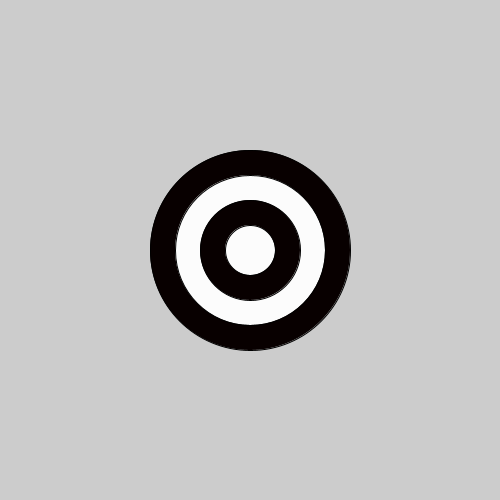
Frame 1 (no input)
Frame 60 (the mouse pressed at the canvas centre just before this capture): identical to frame 1, image omitted
Frame 120 (the mouse held since frame 60 and released just before this capture): identical to frame 1, image omitted

The Processing sketch that drew this single still picture (run headless with seeded random() and noise(); from frame 60 on, the mouse is pressed at the canvas centre):

// Processing sketch: bullseye
// ── bullseye.pde

void setup() {
 
  // set the size of your sketch
  size(500,500);

int x = 200;
 int y = 200;
 int r = 100;
  for (int i = 0; i < 5; i++) {
   if (r %2 == 0){
   fill(#080000);
   }
   if (r%2 == 1){
    fill(#FCFCFC);
   }
   ellipse(250,250,x,y);
   x = x - 50;
   y = y - 50;
    r = r - 1;
}
}
void draw() {
  
  //Starting with the largest ellipse, use a for loop to draw a bullseye with ellipses.

}
  
  //Use an if statement and modulo to alternate the color of your rings.
  
  
